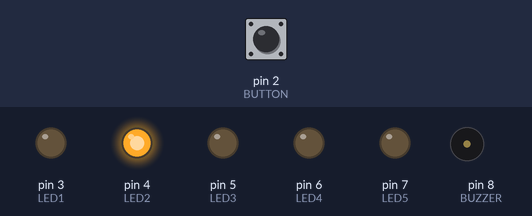
A sketch run on a simulated Arduino Uno, built with avr-gcc and run on an emulated ATmega328P. Parts: output pins drawn as LEDs (lit = HIGH), buzzer (waves = sounding, pin HIGH). The inputs (shaded band) are chosen by the test bench; at power-on: pin 2 (BUTTON) HIGH.

Above: at 2.2 s.
2.3 s: pin 2 (BUTTON) pulled LOW for 0.15 s
At 4.9 s:
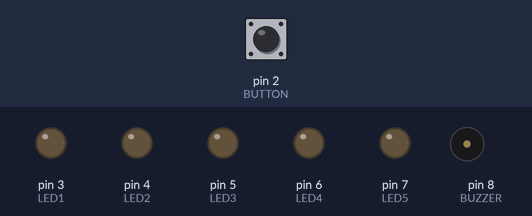
5.3 s: pin 2 (BUTTON) pulled LOW for 1 s
At 8.5 s:
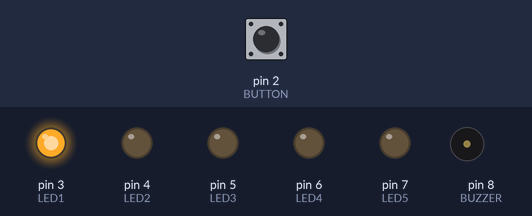
9.3 s: pin 2 (BUTTON) pulled LOW for 3.2 s
At 9.7 s:
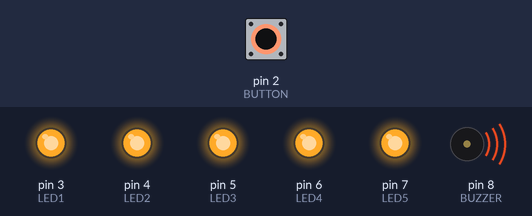
17.0 s: pin 2 (BUTTON) pulled LOW for 0.15 s
At 17.6 s:
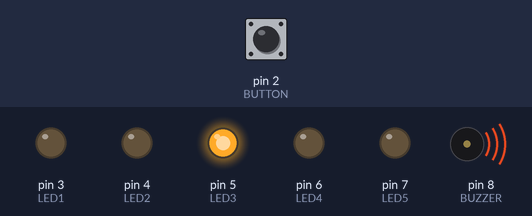
Timing chart, 0 to 24.1 s (numbered marks = the images above; inputs shaded):
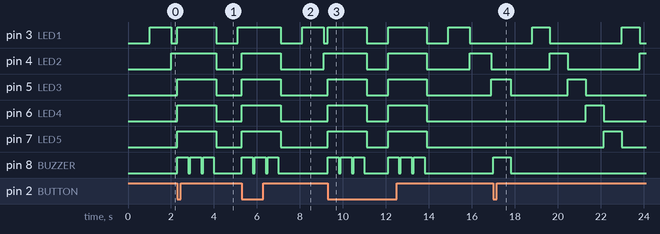

Measured:
- after the input at 2.3 s, pin 3 (LED1): LOW → HIGH at once, → LOW 1.8 s later, → HIGH 1.0 s later; pin 4 (LED2): HIGH → LOW after 1.8 s instead of 0.70 s; pin 7 (LED5): LOW → HIGH after 0.00 s instead of 2.7 s; pin 8 (BUZZER): alternates HIGH for 0.50 s and LOW for 0.10 s, 6 changes in all, then stays LOW, starting at once
- after the input at 5.3 s, pin 3 (LED1): HIGH → LOW after 1.8 s instead of 0.80 s; pin 7 (LED5): LOW → HIGH after 0.00 s instead of 3.8 s; pin 8 (BUZZER): alternates HIGH for 0.50 s and LOW for 0.10 s, 6 changes in all, then stays LOW, starting at once
- after the input at 9.3 s, pin 8 (BUZZER): LOW → HIGH at once, → LOW 0.50 s later, → HIGH 0.10 s later, → LOW 0.50 s later, … (12 changes in this stretch)
- after the input at 17.0 s, pin 8 (BUZZER): LOW → HIGH at once, → LOW 0.80 s later
- by itself, pin 6 (LED4): alternates HIGH for 1.8 s and LOW for 1.0 s, 4 changes in all, then stays LOW

The sketch:

ReactionSpeedGame.ino
```cpp
#define BUTTON    2
#define LED1      3
#define LED2      4
#define LED3      5
#define LED4      6
#define LED5      7
#define BUZZER    8

int led_on_position = 0;
unsigned long pTime = 0;
unsigned long interval = 1000;

void setup() {
  pinMode(BUTTON, INPUT_PULLUP);
  pinMode(LED1, OUTPUT);
  pinMode(LED2, OUTPUT);
  pinMode(LED3, OUTPUT);
  pinMode(LED4, OUTPUT);
  pinMode(LED5, OUTPUT);
  pinMode(BUZZER, OUTPUT);
  delay(1000);
}

void loop() {
  if(digitalRead(BUTTON) == LOW) {
    if(led_on_position == 3) {
      sound_success();
      digitalWrite(LED3, LOW);
      delay(1000);
      led_on_position = 0;
      interval = interval / 1.2;
    }
    else {
      digitalWrite(LED1, HIGH);
      digitalWrite(LED2, HIGH);
      digitalWrite(LED3, HIGH);
      digitalWrite(LED4, HIGH);
      digitalWrite(LED5, HIGH);
      sound_fail();
      digitalWrite(LED1, LOW);
      digitalWrite(LED2, LOW);
      digitalWrite(LED3, LOW);
      digitalWrite(LED4, LOW);
      digitalWrite(LED5, LOW);
      delay(1000);
      interval = 1000;
      led_on_position = 0;
    }
  }

  unsigned long cTime = millis();

  if(cTime - pTime >= interval) {
    pTime = cTime;

    if(led_on_position == 0) {
      digitalWrite(LED5, LOW);
      digitalWrite(LED1, HIGH);
      led_on_position++;
    }
    else if(led_on_position == 1) {
      digitalWrite(LED1, LOW);
      digitalWrite(LED2, HIGH);
      led_on_position++;
    }
    else if(led_on_position == 2) {
      digitalWrite(LED2, LOW);
      digitalWrite(LED3, HIGH);
      led_on_position++;
    }
    else if(led_on_position == 3) {
      digitalWrite(LED3, LOW);
      digitalWrite(LED4, HIGH);
      led_on_position++;
    }
    else if(led_on_position == 4) {
      digitalWrite(LED4, LOW);
      digitalWrite(LED5, HIGH);
      led_on_position = 0;
    }
  }
}

void sound_success() {
  digitalWrite(BUZZER, HIGH);
  delay(800);
  digitalWrite(BUZZER, LOW);
}

void sound_fail() {
  for(byte i=0; i<3; i++) {
    digitalWrite(BUZZER, HIGH);
    delay(500);
    digitalWrite(BUZZER, LOW);
    delay(100);
  }
}
```
